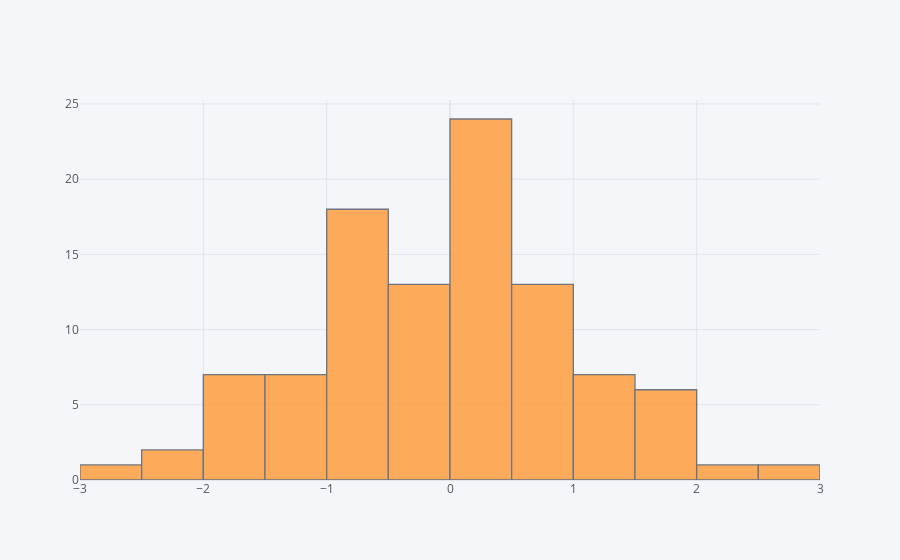

The cell this chart's notebook holds for it:
### Markdown cell above
## histogram

### Code cell
df['A'].iplot(kind='hist',bins=25)

### Figure 1 — Plotly figure (JSON) as saved in the notebook; plotly's stock layout.template omitted (floating-point values rounded to 4 significant figures)
{"data": [{"histfunc": "count", "histnorm": "", "marker": {"color": "rgba(255, 153, 51, 1.0)", "line": {"color": "#4D5663", "width": 1.3}}, "name": "A", "nbinsx": 25, "opacity": 0.8, "orientation": "v", "type": "histogram", "x": [-1.766, 1.372, -0.1686, -0.4687, 0.1052, -0.7962, -0.5298, 0.6146, 1.729, 0.07182, 0.6684, -0.7801, 1.542, 0.07871, -0.4791, 0.495, -0.8365, 0.8101, 1.504, 1.305, 0.2327, -0.3118, 1.118, -0.2694, -1.931, -0.731, 0.05597, -0.267, -1.633, 1.678, -0.8913, -0.2008, -2.006, -0.1689, 0.02507, -2.798, -0.8297, -1.987, 0.2564, 0.05077, 0.06129, -1.45, -0.736, -1.203, 1.508, 0.9044, 2.785, 0.3271, -0.5137, -0.7574, -0.4951, -0.8889, 1.117, 1.908, -1.054, 0.4256, -0.7082, -0.2576, -0.3606, -0.9911, 0.6622, -0.3954, 0.4496, 1.03, 0.1064, 0.9507, 0.3279, -1.06, 0.1154, -1.067, -1.918, -0.8424, 1.208, 0.7106, -0.3783, 0.787, 0.08955, -1.167, 0.6212, 0.8309, -2.035, 1.225, -0.9215, 0.1869, 0.3085, 0.8421, -1.262, 0.1136, 0.6244, -0.8496, -0.641, 0.5746, -1.981, 2.299, -0.5435, 0.4749, 0.3444, -1.644, 0.4553, 0.43]}], "layout": {"barmode": "overlay", "legend": {"bgcolor": "#F5F6F9", "font": {"color": "#4D5663"}}, "paper_bgcolor": "#F5F6F9", "plot_bgcolor": "#F5F6F9", "title": {"font": {"color": "#4D5663"}}, "xaxis": {"gridcolor": "#E1E5ED", "showgrid": true, "tickfont": {"color": "#4D5663"}, "title": {"font": {"color": "#4D5663"}, "text": ""}, "zerolinecolor": "#E1E5ED"}, "yaxis": {"gridcolor": "#E1E5ED", "showgrid": true, "tickfont": {"color": "#4D5663"}, "title": {"font": {"color": "#4D5663"}, "text": ""}, "zerolinecolor": "#E1E5ED"}}}
